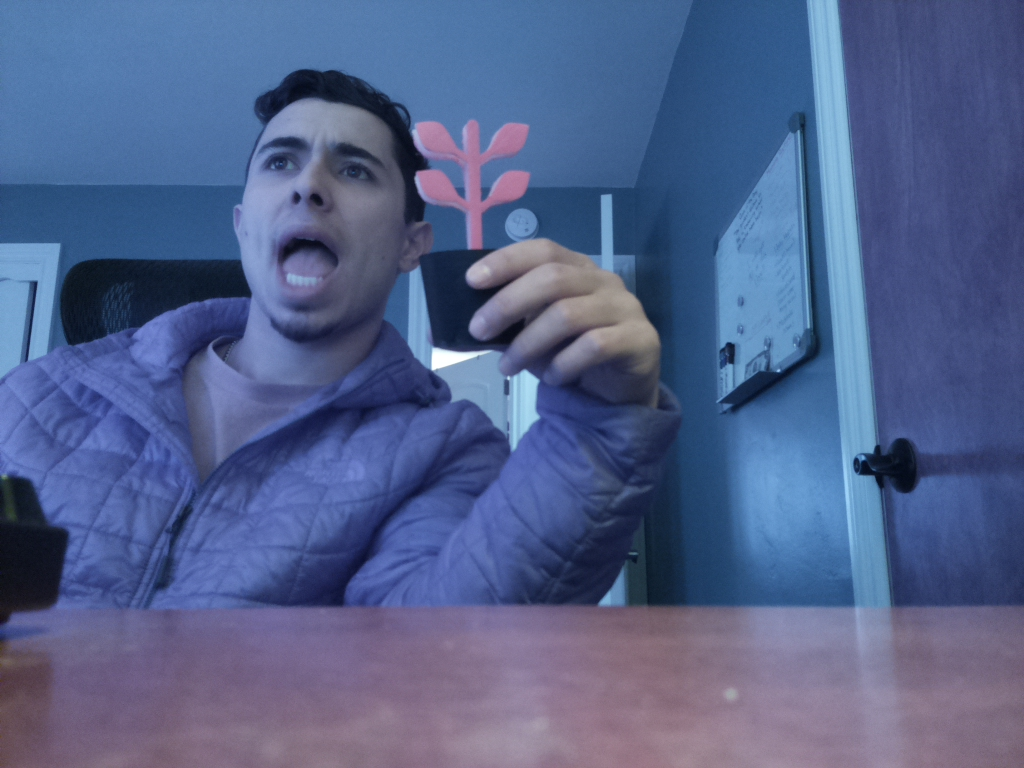
#> input picture Mondo/Test_Images/image1.jpg, 1024 x 768 px, given in place of the camera
$ python Color_Spaces.py
#> lines starting #> are read from the running program, lines starting #| are printed output that depends on the picture; after the words box and inside, x2 and y2 are one past the last pixel; in counts of white or black regions, pixels touching at a corner belong together
import cv2
import numpy as np

cap = cv2.VideoCapture(0)

def nothing(x):
    pass

cv2.namedWindow('result')

h,s,v = 100,100,100

cv2.createTrackbar('h', 'result', 0, 179, nothing)
#> slider 'h' is set to 59
cv2.createTrackbar('s', 'result', 0, 255, nothing)
#> slider 's' is set to 85
cv2.createTrackbar('v', 'result', 0, 255, nothing)
#> slider 'v' is set to 85

while(1):

    _, frame = cap.read()
#> frame is the input picture: shape (768, 1024, 3); mean B, G, R 139.3, 97.3, 82.4

    #converting to HSV
    hsv = cv2.cvtColor(frame,cv2.COLOR_BGR2HSV)
#> hsv: shape (768, 1024, 3); mean H, S, V 117, 114.1, 139.9

    # get info from track bar and appy to result
    h = cv2.getTrackbarPos('h','result')
    s = cv2.getTrackbarPos('s','result')
    v = cv2.getTrackbarPos('v','result')

    # Normal masking algorithm
    lower_blue = np.array([h,s,v])
    upper_blue = np.array([180,255,255])

    mask = cv2.inRange(hsv,lower_blue, upper_blue)
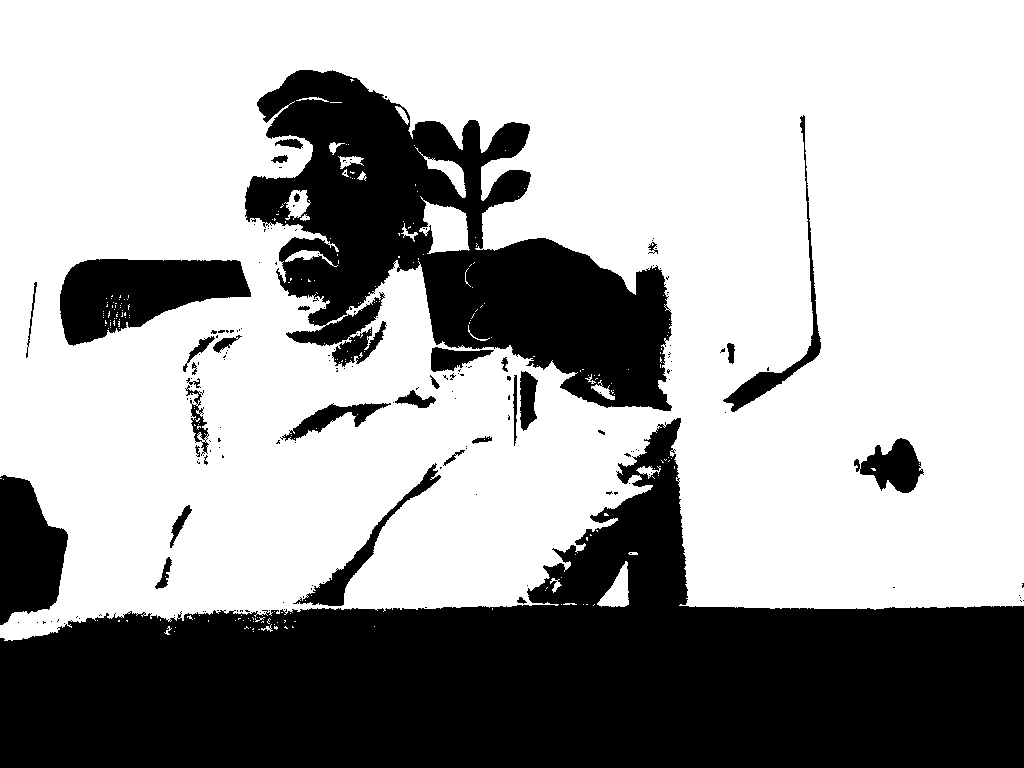
#> mask: shape (768, 1024); 65.5% white; 177 black regions (143 under 20 px), largest, box (x1, y1, x2, y2) and area: (0, 418, 1024, 768) 174422, (245, 70, 672, 411) 66297, (60, 259, 251, 346) 10442

    result = cv2.bitwise_and(frame,frame,mask = mask)
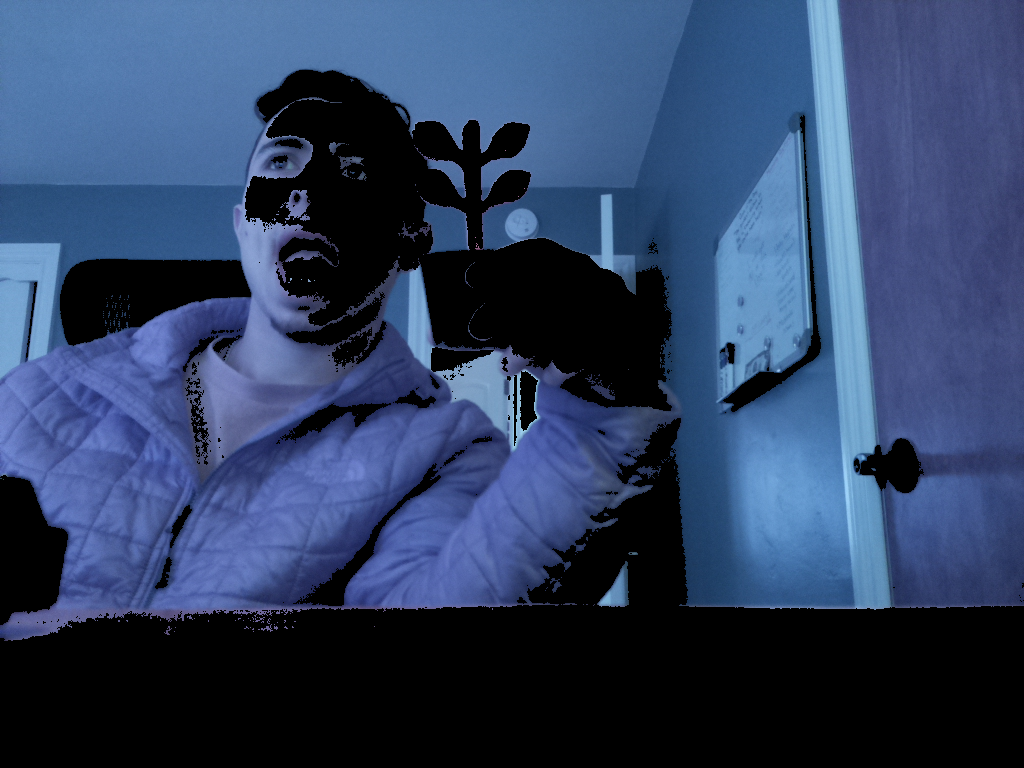
#> result: shape (768, 1024, 3); mean B, G, R 98, 64.6, 46.9

    cv2.imshow('result',result)

    k = cv2.waitKey(5) & 0xFF
#> (key Esc is pressed here)
    if k == 27:
        break

cap.release()

cv2.destroyAllWindows()

$ run again, on Mondo/Test_Images/image10.jpg
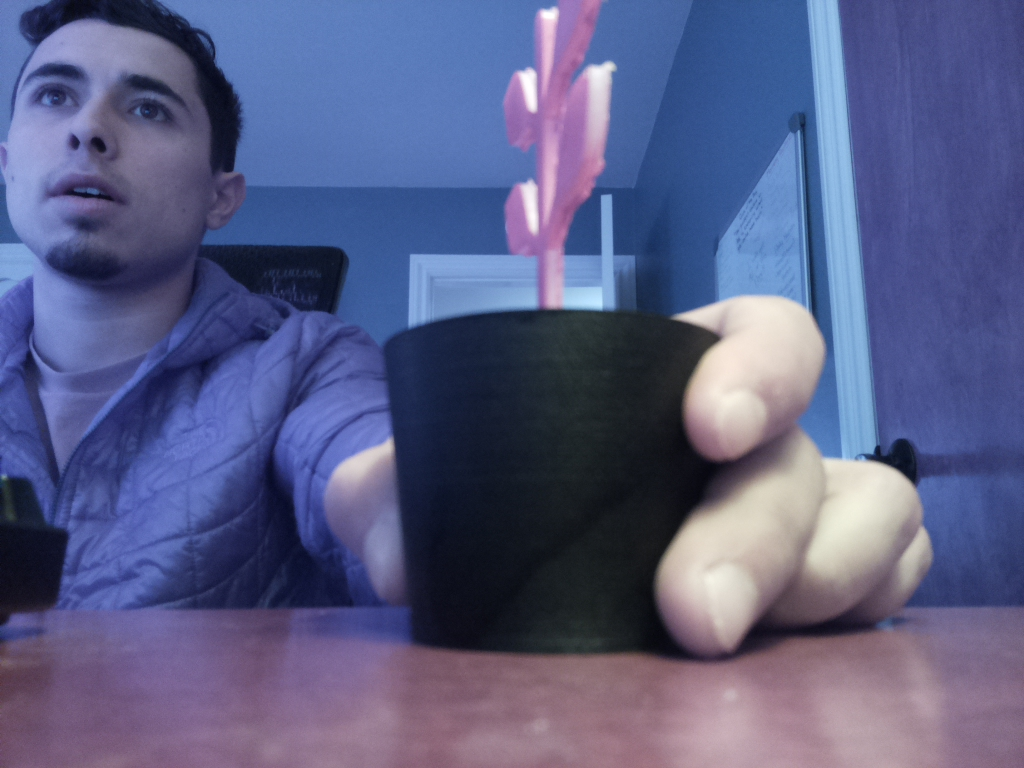
#> input picture Mondo/Test_Images/image10.jpg, 1024 x 768 px, given in place of the camera
#> frame is the input picture: shape (768, 1024, 3); mean B, G, R 133.5, 93.9, 89.9
#> hsv: shape (768, 1024, 3); mean H, S, V 117.3, 104.5, 136.5
#> `mask = cv2.inRange(hsv,lower_blue, upper_blue)`:
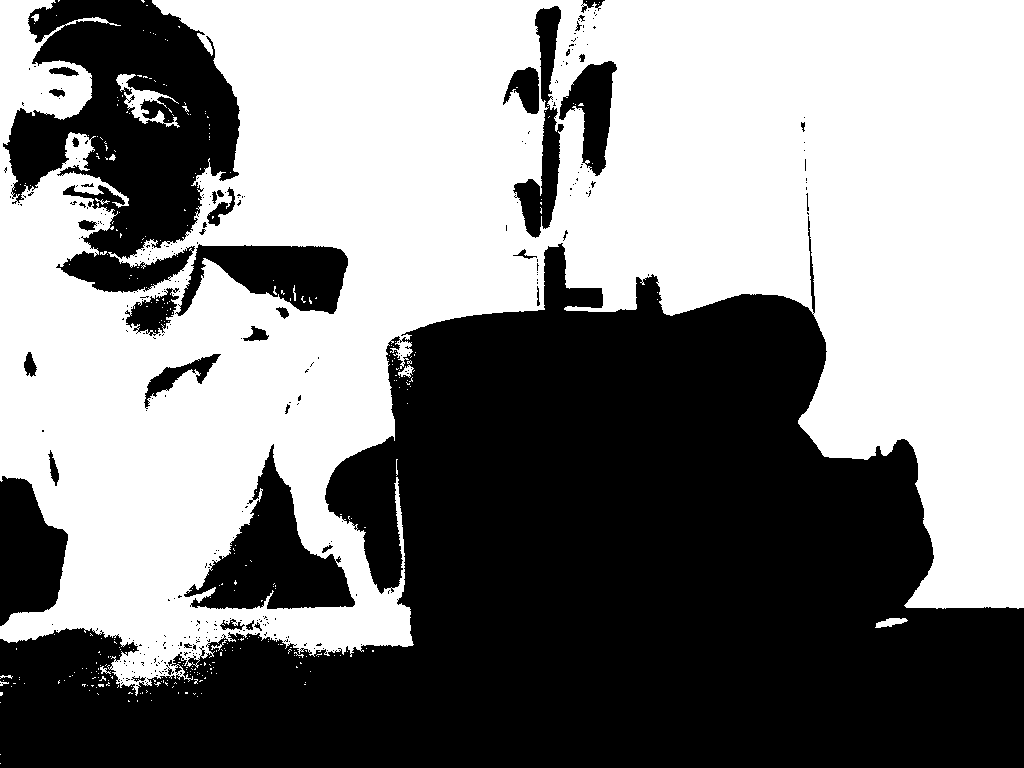
#> mask: shape (768, 1024); 52.2% white; 331 black regions (291 under 20 px), largest, box (x1, y1, x2, y2) and area: (0, 216, 1024, 768) 297103, (3, 0, 240, 293) 38835, (184, 444, 355, 609) 11389
#> `result = cv2.bitwise_and(frame,frame,mask = mask)`:
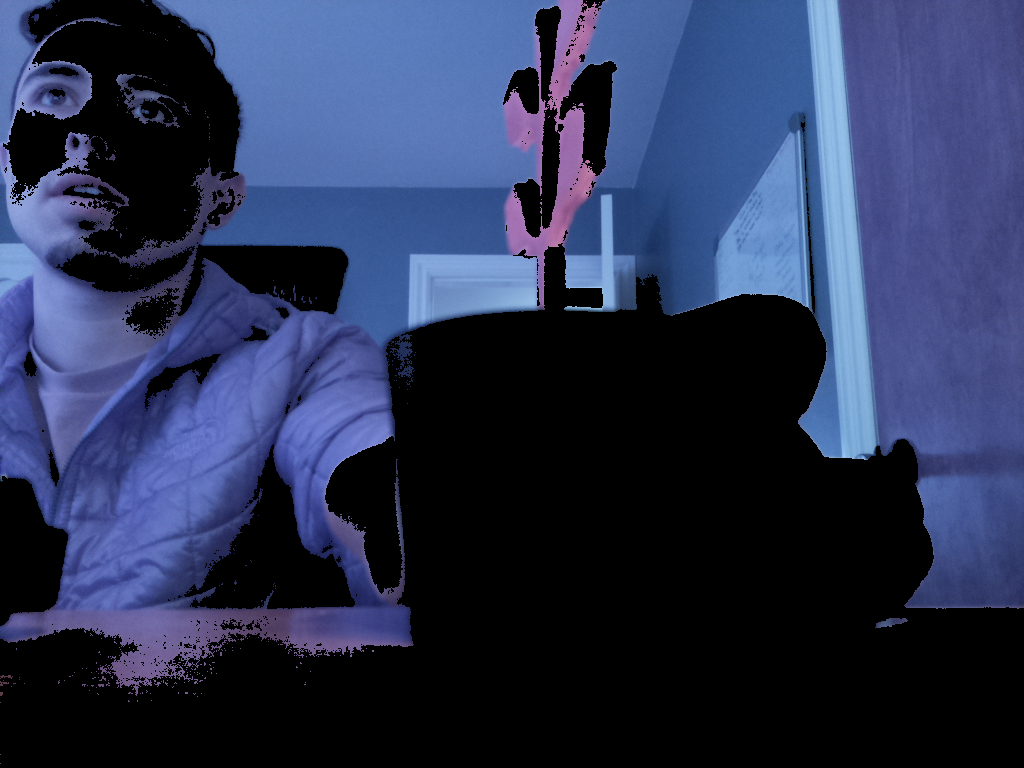
#> result: shape (768, 1024, 3); mean B, G, R 81.5, 50.5, 41.4

$ run again, on Mondo/Test_Images/image11.jpg
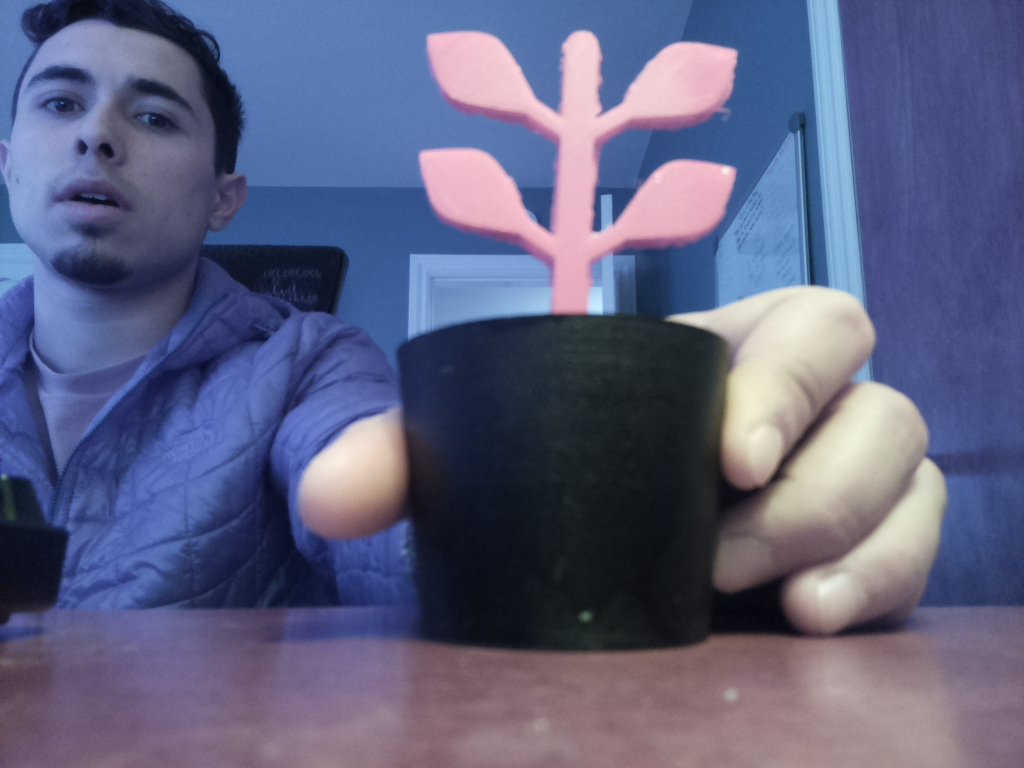
#> input picture Mondo/Test_Images/image11.jpg, 1024 x 768 px, given in place of the camera
#> frame is the input picture: shape (768, 1024, 3); mean B, G, R 128.7, 97.1, 93.7
#> hsv: shape (768, 1024, 3); mean H, S, V 115.4, 97.2, 134.2
#> `mask = cv2.inRange(hsv,lower_blue, upper_blue)`:
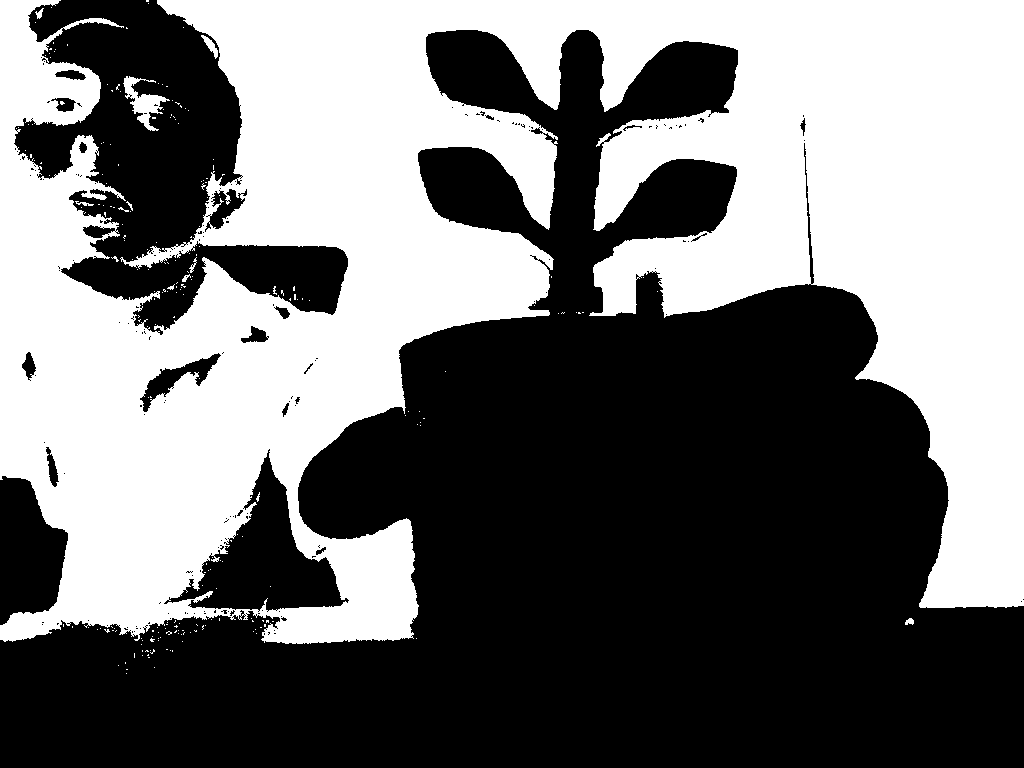
#> mask: shape (768, 1024); 45.2% white; 226 white regions (215 under 20 px), largest, box (x1, y1, x2, y2) and area: (0, 0, 1024, 644) 353554, (123, 76, 170, 131) 906, (201, 35, 218, 59) 142
#> `result = cv2.bitwise_and(frame,frame,mask = mask)`:
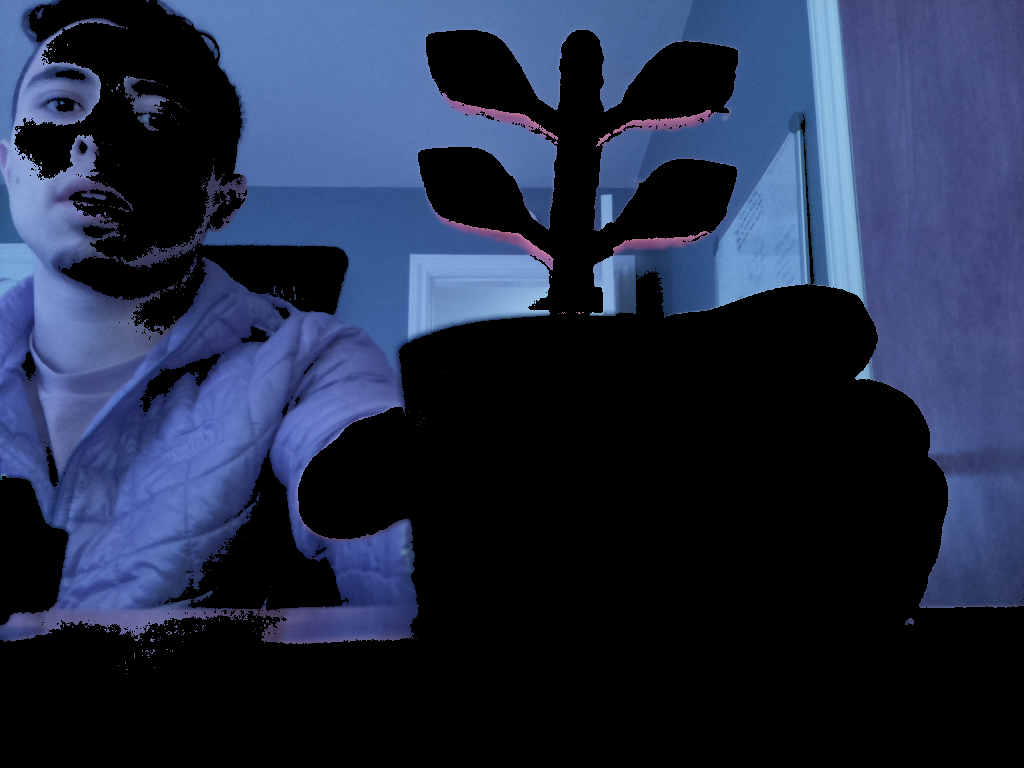
#> result: shape (768, 1024, 3); mean B, G, R 68.5, 43.6, 34.3
